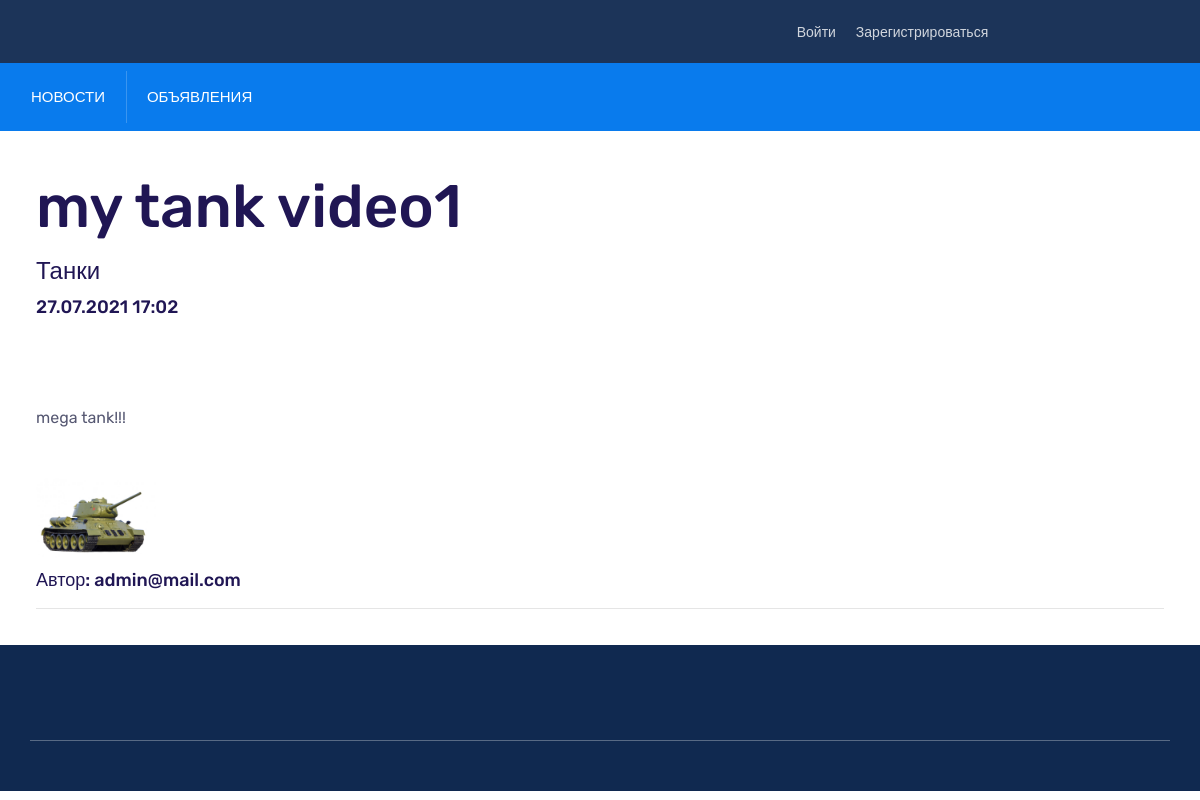
/board/ad/16, run on the app's committed database.
### board/models.py (models this page shows, shortened)
class Ad(models.Model):
    user_id = models.ForeignKey(auth.get_user_model(),
                                on_delete=models.CASCADE)
    category_id = models.ForeignKey(Category, on_delete=models.CASCADE,
                                    verbose_name='Категория')
    header = models.CharField(max_length=255, verbose_name='Заголовок')
    ad = RichTextUploadingField(default='', verbose_name='Объявление')
    creation_time = models.DateTimeField(auto_now_add=True)

class Category(models.Model):
    name = models.CharField(max_length=255, unique=True)
    def __str__(self):
        return self.name

### board/views.py (the view)
# urls.py: path('ad/<int:pk>', AdDetail.as_view(), name='ad_detail_view'),
class AdDetail(DetailView):
    model = Ad
    template_name = "ad_detail.html"
    context_object_name = 'ad'

### templates/ad_detail.html (shortened to what this page needs)
{% extends 'flatpages/default.html' %}
{% load account %}
{% block body %}
    <h1>{{ ad.header }}</h1>
    <h5>{{ ad.category_id }}</h5>
    <h6>{{ ad.creation_time|date:'d.m.Y G:i' }}</h6>
    <p>{{ ad.ad|safe }}</p>
    <h6>Автор: {{ ad.user_id.email }}</h6>
    <hr>
{% endblock body %}

### static/assets/css/style.css (style rules this page uses)
:root { --main-color: #097bed; --heading-color: #201654; --paragraph-color: #565872; --search-bg-color: #086ed5; --heading-font: "Rubik", sans-serif; --body-font: "Rubik", sans-serif; --body-font-size: 16px; --line-height30: 1.7; }
html { -webkit-text-size-adjust: 100%; -ms-text-size-adjust: 100%; overflow-x: hidden; font-family: var(--body-font); }
* { box-sizing: border-box; outline: none; -moz-osx-font-smoothing: grayscale; -webkit-font-smoothing: antialiased; }
body { margin: 0; font-family: var(--body-font); line-height: var(--line-height30); font-size: var(--body-font-size); }
h1 { font-size: 60px; line-height: 1.3333333333; }
h5 { font-size: 24px; line-height: 1.3380952381; }
h6 { font-size: 18px; line-height: 1.3380952381; }
h1, h2, h3, h4, h5, h6 { color: var(--heading-color); font-family: var(--heading-font); font-weight: 500; }
p { color: var(--paragraph-color); -webkit-hyphens: auto; hyphens: auto; margin-bottom: 10px; }
img { max-width: 100%; }

### data on the page
Ad: header "my tank video1", category_id "Танки", creation_time "27.07.2021 17:02", ad "mega tank!!!", ad (picture), user_id.email "admin@mail.com"
